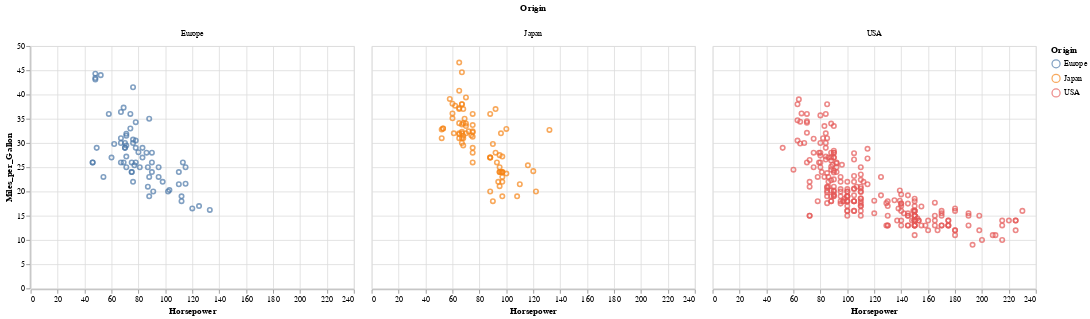

The cell this chart's notebook holds for it:
### Code cell
alt.Chart(cars).mark_point().encode(
    x='Horsepower',
    y='Miles_per_Gallon',
    color='Origin',
).facet(column='Origin:N').interactive()

### Figure 1 — Vega-Lite specification as saved in the notebook (floating-point values rounded to 4 significant figures; data arrays with more than 128 entries replaced by an {"elided": "..."} marker saying what was removed)
{"$schema": "https://vega.github.io/schema/vega-lite/v2.json", "config": {"view": {"height": 300, "width": 400}}, "data": {"values": {"elided": "406 records"}}, "facet": {"column": {"field": "Origin", "type": "nominal"}}, "spec": {"encoding": {"color": {"field": "Origin", "type": "nominal"}, "x": {"field": "Horsepower", "type": "quantitative"}, "y": {"field": "Miles_per_Gallon", "type": "quantitative"}}, "mark": "point", "selection": {"selector009": {"bind": "scales", "encodings": ["x", "y"], "mark": {"fill": "#333", "fillOpacity": 0.125, "stroke": "white"}, "on": "[mousedown, window:mouseup] > window:mousemove!", "resolve": "global", "translate": "[mousedown, window:mouseup] > window:mousemove!", "type": "interval", "zoom": "wheel!"}}}}
